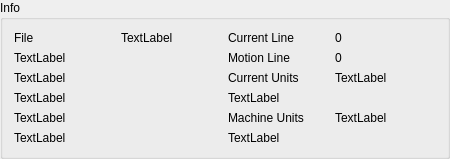
     <widget class="QGroupBox" name="groupBox_3">
      <property name="minimumSize">
       <size>
        <width>450</width>
        <height>0</height>
       </size>
      </property>
      <property name="title">
       <string>Info</string>
      </property>
      <layout class="QGridLayout" name="gridLayout_4">
       <item row="0" column="3">
        <widget class="QLabel" name="label_37">
         <property name="text">
          <string>Current Line</string>
         </property>
        </widget>
       </item>
       <item row="0" column="4">
        <widget class="QLabel" name="current_line_lb">
         <property name="text">
          <string>0</string>
         </property>
         <property name="alignment">
          <set>Qt::AlignLeading|Qt::AlignLeft|Qt::AlignVCenter</set>
         </property>
        </widget>
       </item>
       <item row="0" column="1">
        <widget class="QLabel" name="file_lb">
         <property name="text">
          <string>TextLabel</string>
         </property>
        </widget>
       </item>
       <item row="1" column="0" colspan="2">
        <widget class="QLabel" name="interp_state_lb">
         <property name="text">
          <string>TextLabel</string>
         </property>
        </widget>
       </item>
       <item row="2" column="0" colspan="2">
        <widget class="QLabel" name="task_state_lb">
         <property name="text">
          <string>TextLabel</string>
         </property>
        </widget>
       </item>
       <item row="1" column="3">
        <widget class="QLabel" name="label_38">
         <property name="text">
          <string>Motion Line</string>
         </property>
        </widget>
       </item>
       <item row="3" column="0" colspan="2">
        <widget class="QLabel" name="task_mode_lb">
         <property name="text">
          <string>TextLabel</string>
         </property>
        </widget>
       </item>
       <item row="1" column="4">
        <widget class="QLabel" name="motion_line_lb">
         <property name="text">
          <string>0</string>
         </property>
         <property name="alignment">
          <set>Qt::AlignLeading|Qt::AlignLeft|Qt::AlignVCenter</set>
         </property>
        </widget>
       </item>
       <item row="5" column="0" colspan="2">
        <widget class="QLabel" name="exec_state_lb">
         <property name="text">
          <string>TextLabel</string>
         </property>
        </widget>
       </item>
       <item row="5" column="3" colspan="2">
        <widget class="QLabel" name="motion_type_lb">
         <property name="text">
          <string>TextLabel</string>
         </property>
        </widget>
       </item>
       <item row="3" column="3" colspan="2">
        <widget class="QLabel" name="motion_mode_lb">
         <property name="text">
          <string>TextLabel</string>
         </property>
        </widget>
       </item>
       <item row="0" column="0">
        <widget class="QLabel" name="label_15">
         <property name="text">
          <string>File</string>
         </property>
        </widget>
       </item>
       <item row="2" column="4">
        <widget class="QLabel" name="program_units_lb">
         <property name="text">
          <string>TextLabel</string>
         </property>
        </widget>
       </item>
       <item row="2" column="3">
        <widget class="QLabel" name="label_29">
         <property name="text">
          <string>Current Units</string>
         </property>
        </widget>
       </item>
       <item row="4" column="0" colspan="2">
        <widget class="QLabel" name="state_lb">
         <property name="text">
          <string>TextLabel</string>
         </property>
        </widget>
       </item>
       <item row="4" column="3">
        <widget class="QLabel" name="label_17">
         <property name="text">
          <string>Machine Units</string>
         </property>
        </widget>
       </item>
       <item row="4" column="4">
        <widget class="QLabel" name="machine_units_lb">
         <property name="text">
          <string>TextLabel</string>
         </property>
        </widget>
       </item>
      </layout>
     </widget>
